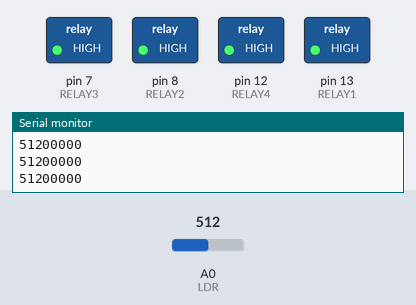
A sketch run on a simulated Arduino Uno, built with avr-gcc and run on an emulated ATmega328P. On the bench: switched loads named in the sketch (green lamp = pin HIGH), the last lines printed to the serial monitor. The test bench sets the inputs (shaded band); at power-on: A0 (LDR) = 512.

Above: at 1.3 s.
1.4 s: A0 (LDR) set to 449
2.9 s: A0 (LDR) set to 424
At 3.9 s:
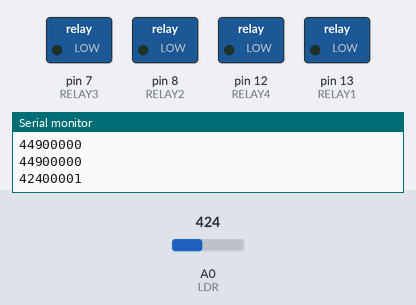
5.1 s: A0 (LDR) set to 511
At 5.2 s:
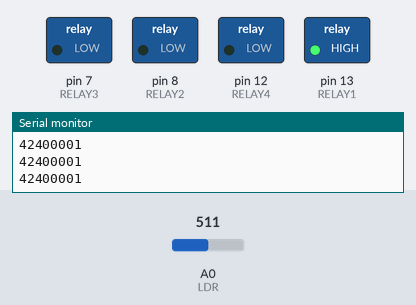
7.2 s: A0 (LDR) set to 390
At 7.3 s:
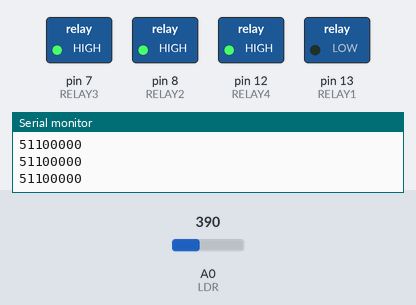
9.3 s: A0 (LDR) set to 716
At 9.6 s:
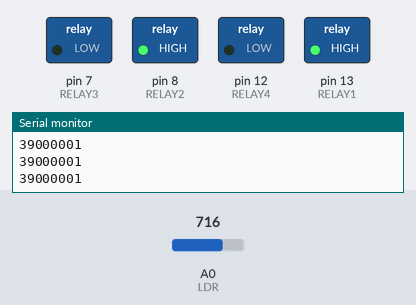
Timing chart, 0 to 12.3 s (numbered marks = the images above; inputs shaded):
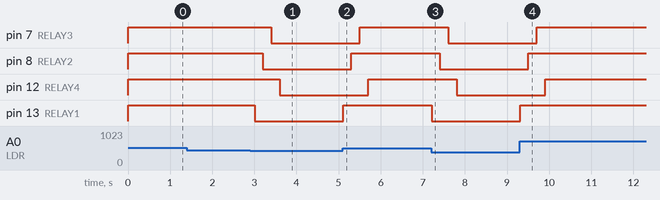

Measured:
- the behaviour switches between 440 and 439 on A0 (LDR) (found by bisection; images 0 and 1)
- after the input at 2.9 s, pin 7 (RELAY3): HIGH → LOW after 0.50 s; pin 8 (RELAY2): HIGH → LOW after 0.30 s; pin 12 (RELAY4): HIGH → LOW after 0.70 s; pin 13 (RELAY1): HIGH → LOW after 0.10 s
- after the input at 5.1 s, pin 7 (RELAY3): LOW → HIGH after 0.41 s; pin 8 (RELAY2): LOW → HIGH after 0.21 s; pin 12 (RELAY4): LOW → HIGH after 0.61 s; pin 13 (RELAY1): LOW → HIGH at once
- after the input at 7.2 s, pin 7 (RELAY3): HIGH → LOW after 0.41 s; pin 8 (RELAY2): HIGH → LOW after 0.21 s; pin 12 (RELAY4): HIGH → LOW after 0.61 s; pin 13 (RELAY1): HIGH → LOW at once
- after the input at 9.3 s, pin 7 (RELAY3): LOW → HIGH after 0.41 s; pin 8 (RELAY2): LOW → HIGH after 0.21 s; pin 12 (RELAY4): LOW → HIGH after 0.61 s; pin 13 (RELAY1): LOW → HIGH at once

The sketch:

sensore_di_luce.ino
```cpp
#define RELAY1  13
#define RELAY2  8
#define RELAY3  7
#define RELAY4  12
int LDR = 0;     //analog pin to which LDR is connected, here we set it to 0 so it means A0
int LDRValue = 0;      //thatâ€™s a variable to store LDR values
int threshold = 400;


int relay1_status = 0;
int relay2_status = 0;
int relay3_status = 0;
int relay4_status = 0;


void setup()
{
  Serial.begin(9600);          //start the serial monitor with 9600 buad
  pinMode(RELAY1, OUTPUT);
  pinMode(RELAY2, OUTPUT);
  pinMode(RELAY3, OUTPUT);
  pinMode(RELAY4, OUTPUT);

  digitalWrite(RELAY1, HIGH);
  digitalWrite(RELAY2, HIGH);
  digitalWrite(RELAY3, HIGH);
  digitalWrite(RELAY4, HIGH);
}

void loop()
{
  LDRValue = analogRead(LDR);      //reads the ldrâ€™s value through LDR
  if (LDRValue < (1.1 * threshold) && relay1_status == 0) {
    digitalWrite(RELAY1, LOW);
    delay(200);
    digitalWrite(RELAY2, LOW);
    delay(200);
    digitalWrite(RELAY3, LOW);
    delay(200);
    digitalWrite(RELAY4, LOW);
    relay1_status = 1;
    //Serial.println("relay on");
  }
  if (LDRValue > (1.1 * threshold) && relay1_status == 1) {
    digitalWrite(RELAY1, HIGH);
    delay(200);
    digitalWrite(RELAY2, HIGH);
    delay(200);
    digitalWrite(RELAY3, HIGH);
    delay(200);
    digitalWrite(RELAY4, HIGH);
    relay1_status = 0;
    //Serial.println("relay off");
  }
  Serial.println(100000*LDRValue+relay1_status);       //prints the LDR values to serial monitor
  //Serial.print(" ");
  //Serial.println(relay1_status);

  delay(500);        //This is the speed by which LDR sends value to arduino
}
```
